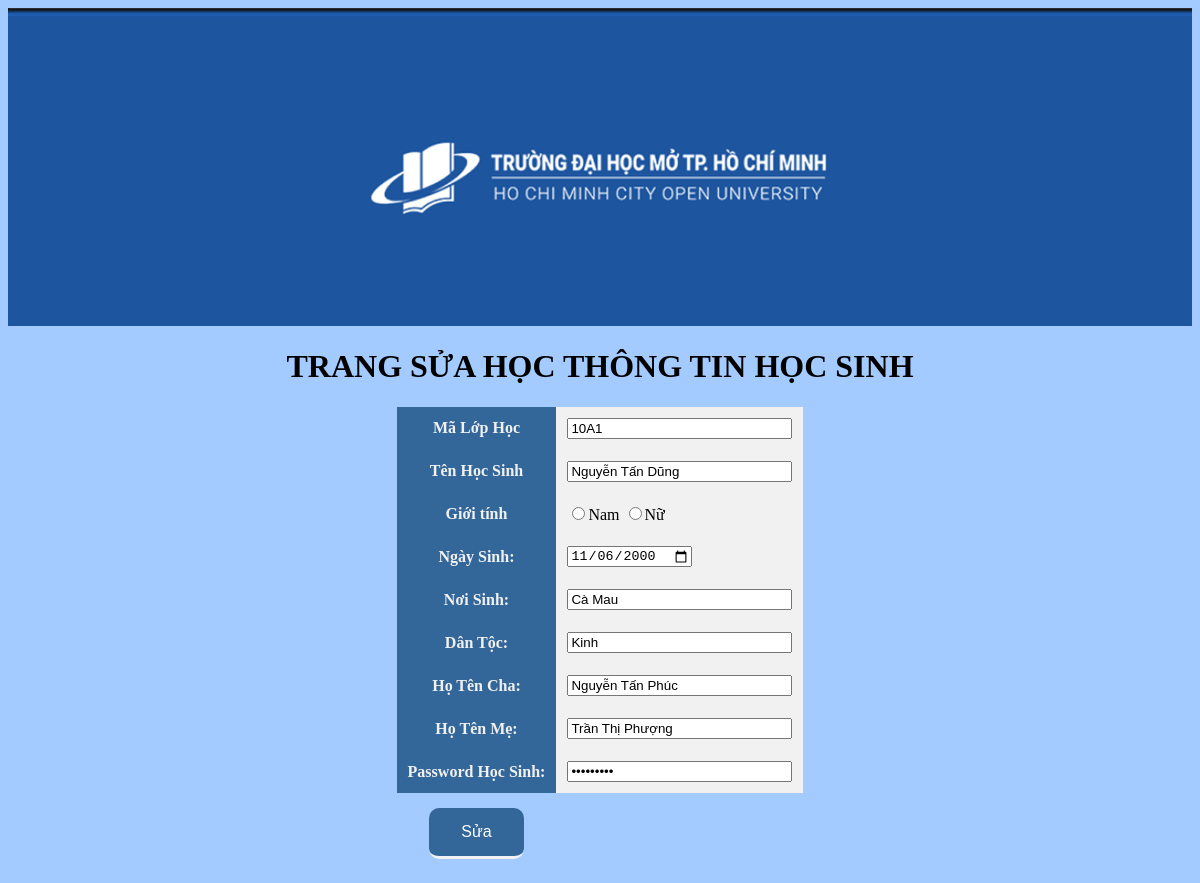
The page /admin/hocsinh/sua_hs.php?cmahs=100101 on the database its author committed.
### tables this page shows
CREATE TABLE `hocsinh` (
  `MaHS` int(10) NOT NULL,
  `MaLopHoc` varchar(10) NOT NULL,
  `TenHS` varchar(50) NOT NULL,
  `GioiTinh` varchar(5) NOT NULL,
  `NgaySinh` date NOT NULL,
  `noisinh` varchar(50) NOT NULL,
  `dantoc` varchar(10) NOT NULL,
  `hotencha` varchar(50) NOT NULL,
  `hotenme` varchar(50) NOT NULL,
  `passwordhs` varchar(50) NOT NULL
);

### classes/hocsinh.class.php (called while the page is built, shortened)
<?php
class hocsinh extends DB
{
    function selecths($id)
    {
        $con = $this->connect();
        $mysql = "select * from hocsinh where MaHS={$id}";
        $query = mysqli_query($con, $mysql);
        $result = array();
        if (mysqli_num_rows($query) > 0) {
            $row = mysqli_fetch_assoc($query);
            $result = $row;
        }
        return $result;
    }
}

### admin/hocsinh/sua_hs.php (the view, shortened to what this page needs)
<?php
require "../../classes/hocsinh.class.php";
$con = new hocsinh();
$mahs = $_GET['cmahs'];
		?>
		<?php
$row = $con->selecths($mahs);
?>
<link rel="stylesheet" href="../../assets/css/css/stylea.css">
<center><img width="100%" src="../../assets/img/Ban.png"></center>
<body bgcolor="#a3cbff">
	<h1 style="text-align: center">TRANG SỬA HỌC THÔNG TIN HỌC SINH</h1>
	<table align="center" border="1" cellspacing="0" cellpadding="10" style="border: 1px solid transparent;">
		<form action="sua_hs.php?cmahs=<?php echo $row['MaHS']; ?>" method="post">
			<tr style='background: #f1f1f1'>
				<td class="ToT">Mã Lớp Học</td>
				<td><input type="text" name="txtmalop" size="25" value="<?php echo $row['MaLopHoc']; ?>" /></td>
			</tr>
			<tr style='background: #f1f1f1'>
				<td class="ToT">Tên Học Sinh</td>
				<td><input type="text" name="txtten" size="25" value="<?php echo $row['TenHS']; ?>" /></td>
			</tr>
			<tr style='background: #f1f1f1'>
				<td class="ToT">Giới tính</td>
				<td><input type="radio" name="txtgt" value="Nam" value="<?php echo $row['GioiTinh']; ?>">Nam
					<input type="radio" name="txtgt" value="Nữ" value="<?php echo $row['GioiTinh']; ?>">Nữ
				</td>
			</tr>
			<tr style='background: #f1f1f1'>
				<td class="ToT">Ngày Sinh:</td>
				<td><input type="date" name="txtns" size="25" value="<?php echo $row['NgaySinh']; ?>" /> </td>
			</tr>
			<tr style='background: #f1f1f1'>
				<td class="ToT">Nơi Sinh:</td>
				<td><input type="text" name="txtnois" size="25" value="<?php echo $row['noisinh']; ?>" /> </td>
			</tr>
			<tr style='background: #f1f1f1'>
				<td class="ToT">Dân Tộc:</td>
				<td><input type="text" name="txtdantoc" size="25" value="<?php echo $row['dantoc']; ?>" /> </td>
			</tr>
			<tr style='background: #f1f1f1'>
				<td class="ToT">Họ Tên Cha:</td>
				<td><input type="text" name="txtcha" size="25" value="<?php echo $row['hotencha']; ?>" /> </td>
			</tr>
			<tr style='background: #f1f1f1'>
				<td class="ToT">Họ Tên Mẹ:</td>
				<td><input type="text" name="txtme" size="25" value="<?php echo $row['hotenme']; ?>" /> </td>
			</tr>
			<tr style='background: #f1f1f1'>
				<td class="ToT">Password Học Sinh:</td>
				<td><input type="password" name="txtpasshs" size="25" value="<?php echo $row['passwordhs']; ?>" /></td>
			</tr>
			<tr style="text-align: center;">
				<td style="border: 1px solid transparent;"><input type="submit" class='add-button' name="ok"
						value="Sửa" /></td>
			</tr>
		</form>
	</table>
</body>

### assets/css/css/stylea.css (style rules this page uses)
.ToT { color: #f1f1f1; background-color: #336699; text-align: center; font-weight: bold; }

### rows shown on the page
hocsinh: txtmalop "10A1", txtten "Nguyễn Tấn Dũng", txtns "11/06/2000", txtnois "Cà Mau", txtdantoc "Kinh", txtcha "Nguyễn Tấn Phúc", txtme "Trần Thị Phượng"
